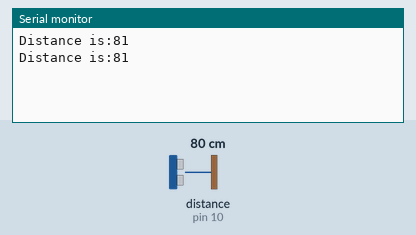
Simulated run of this sketch. Board: Arduino Uno, built with avr-gcc and run on an emulated ATmega328P. Parts: the last lines printed to the serial monitor. The inputs (shaded band) are chosen by the test bench; at power-on: distance to the obstacle (sensor on pin 10) 80 cm. The echo pulse lasts 58.3 µs per cm.

Above: at 1.2 s.
1.3 s: distance to the obstacle (sensor on pin 10) set to 2 cm
At 2.6 s:
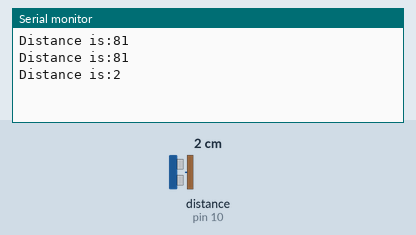
2.8 s: distance to the obstacle (sensor on pin 10) set to 4 cm
At 3.9 s:
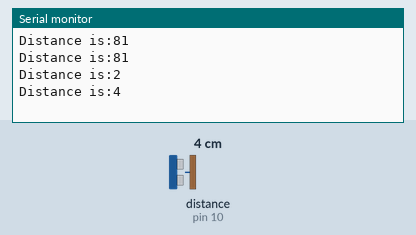
Timing chart, 0 to 5.8 s (numbered marks = the images above; inputs shaded):
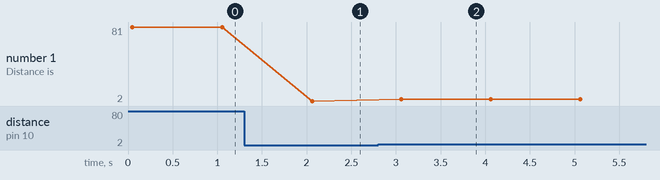

Measured:
- after the input at 1.3 s, the serial monitor: prints a new line after 0.76 s (image 1)
- after the input at 2.8 s, the serial monitor: prints a new line after 0.26 s (image 2)
- plotted number 1: 81 → 2 after the input at 1.3 s, 2 → 4 after the input at 2.8 s

The sketch:

Ultra_Sonic_1.ino
```cpp
//********* Ultra_Sonic_1

#include <NewPing.h>

#define TRIGGER_PIN 9
#define ECHO_PIN  10
#define MAX_DISTANCE 200

NewPing sonar(TRIGGER_PIN, ECHO_PIN, MAX_DISTANCE);

//this is nothing

void setup() {
  Serial.begin(9600);
  delay(50);
}

void loop() {

Serial.print("Distance is:"  );
Serial.println(sonar.ping_cm());
 delay(1000);
}
```
